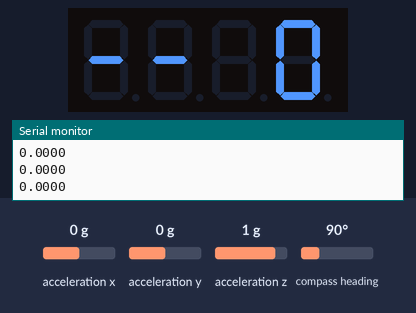
The sketch below on a simulated Arduino Uno, built with avr-gcc and run on an emulated ATmega328P. Shown: 4-digit seven-segment display, the last lines printed to the serial monitor. The test bench sets the inputs (shaded band); at power-on: acceleration x 0 g, acceleration y 0 g, acceleration z 1 g, compass heading 90°.

Above: at 4.2 s.
4.3 s: acceleration x set to -1.4 g
At 5.5 s:
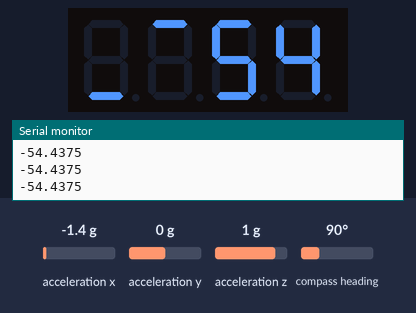
5.8 s: acceleration x set to 0.8 g
At 6.9 s:
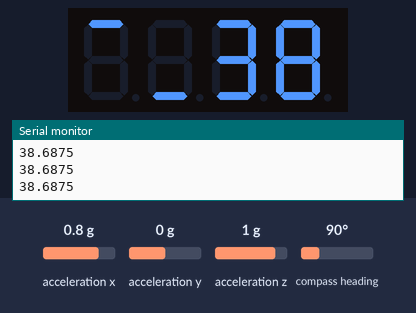
7.3 s: acceleration y set to -1.4 g
At 7.9 s:
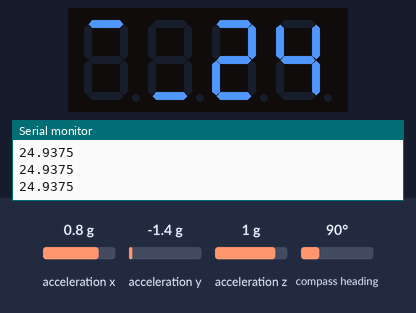
8.8 s: acceleration z set to -1.4 g
At 10.0 s:
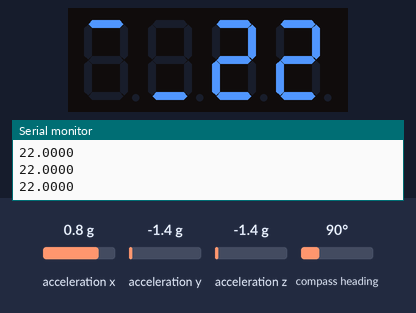
10.3 s: acceleration x set to 0 g
At 11.1 s:
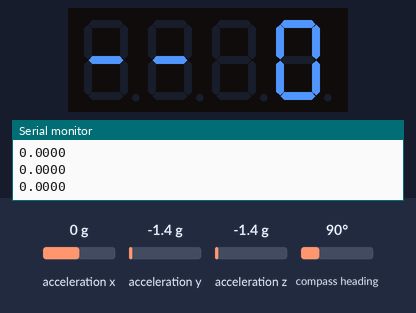
Timing chart, 0 to 12.8 s (numbered marks = the images above; inputs shaded):
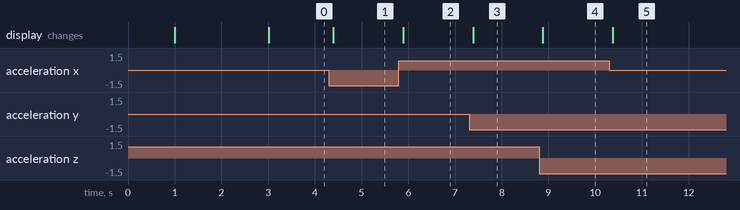

Measured:
- after the input at 4.3 s, the display: changes after 0.09 s (image 1)
- after the input at 5.8 s, the display: changes after 0.09 s (image 2)
- after the input at 7.3 s, the display: changes after 0.09 s (image 3)
- after the input at 8.8 s, the display: changes after 0.08 s (image 4)
- after the input at 10.3 s, the display: changes after 0.08 s (image 5)

The sketch:

9dof_to_7seg_dsply_r0.ino
```cpp
#include <Wire.h>
#include <Adafruit_Sensor.h>
#include <Adafruit_BNO055.h>
#include <utility/imumaths.h>
#include <Wire.h> // Enable this line if using Arduino Uno, Mega, etc.
#include <Adafruit_GFX.h>
#include "Adafruit_LEDBackpack.h"

Adafruit_7segment matrix = Adafruit_7segment();

// Check I2C device address and correct line below (by default address is 0x29 or 0x28)
//                                   id, address
Adafruit_BNO055 bno = Adafruit_BNO055(55 ,0x28);

int rawangle;  // raw angle reading
int usangle;   // unsigned angle for display

void setup()
{
  Serial.begin(9600);
  matrix.begin(0x70); //0x70 is I2C address for 7 Seg LED dislay backpack
  matrix.setBrightness(15);

  /* Initialise the sensor */
  if(!bno.begin())
  {
    /* There was a problem detecting the BNO055 ... check your connections & addr */
    Serial.print("BNO055 NOT detected!!!");
    while(1);
  }
    delay(1000);

  bno.setExtCrystalUse(true);

  /*dial all 9's if you get hurt in a car wreck!*/
  matrix.print(9999);
  matrix.writeDisplay();
  delay(2000);
}


void loop() {

  /* Read BNO055 Y axis */
  sensors_event_t event;
  bno.getEvent(&event);

  rawangle = event.orientation.y;
  if (rawangle <0){
    usangle=-rawangle;
  }else{
     usangle=rawangle;
  }
  /*Debug statements*/
  //Serial.print(rawangle);
  //Serial.println();
  //Serial.print(usangle);

  // Uncomment below to read raw float values
  //Serial.print(event.orientation.x, 4);
  //Serial.println("");
  Serial.print(event.orientation.y, 4);
  Serial.println("");
  //Serial.print(event.orientation.z, 4);
  //Serial.println("");

  /* print unsigned angle to 7 seg display */
  matrix.print(usangle);
  matrix.writeDisplay();


  /*set first two digits to indicate blade orientation*/
  if (rawangle>=1){
    matrix.writeDigitRaw(0, 0b0000001);
    matrix.writeDigitRaw(1, 0b0001000);
    matrix.blinkRate(0);
  }else if (rawangle==0){
    matrix.writeDigitRaw(1, 0b1000000);
    matrix.writeDigitRaw(0, 0b1000000);
    //matrix.blinkRate(2);  //set to 0-3 or comment to stop blinking
  }else if (rawangle<=1){
    matrix.writeDigitRaw(1, 0b0000001);
    matrix.writeDigitRaw(0, 0b0001000);
    matrix.blinkRate(0);
  }
  matrix.writeDisplay();

  delay(100);  // data refresh rate

  }
```
